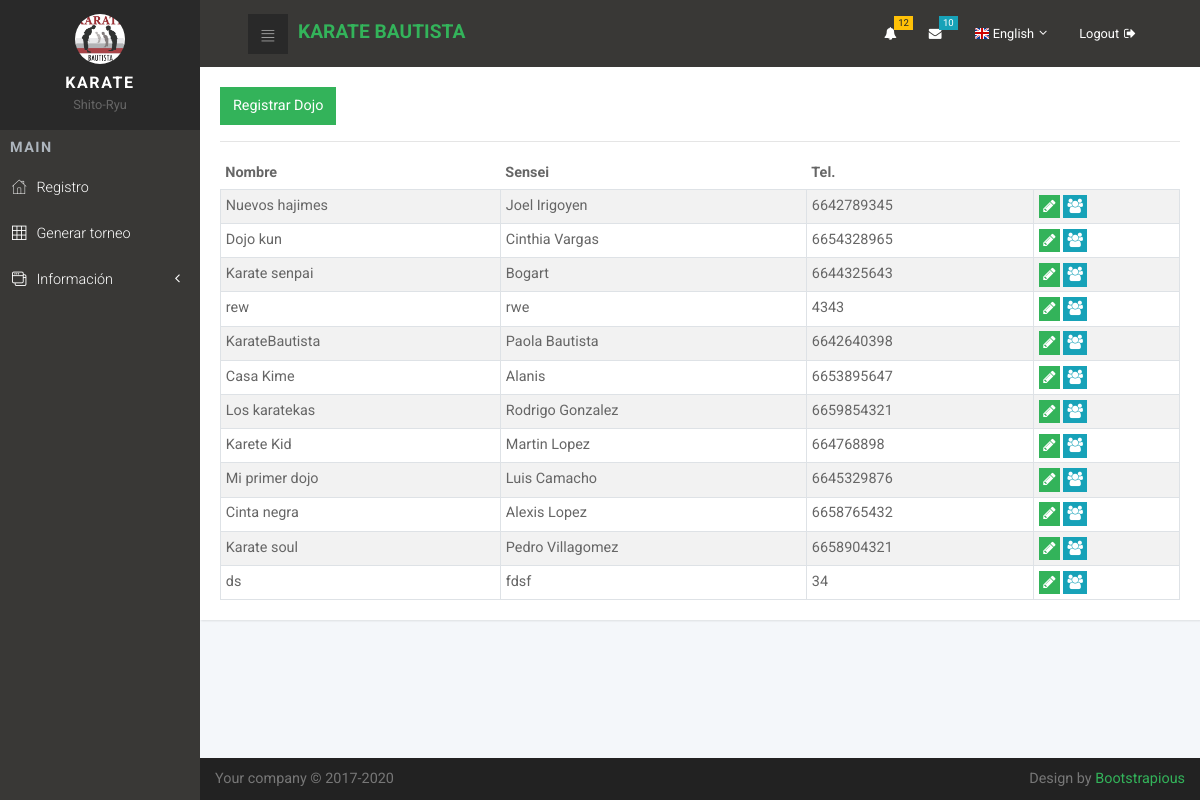
/dojo/, run on an earlier commit of the app's database.
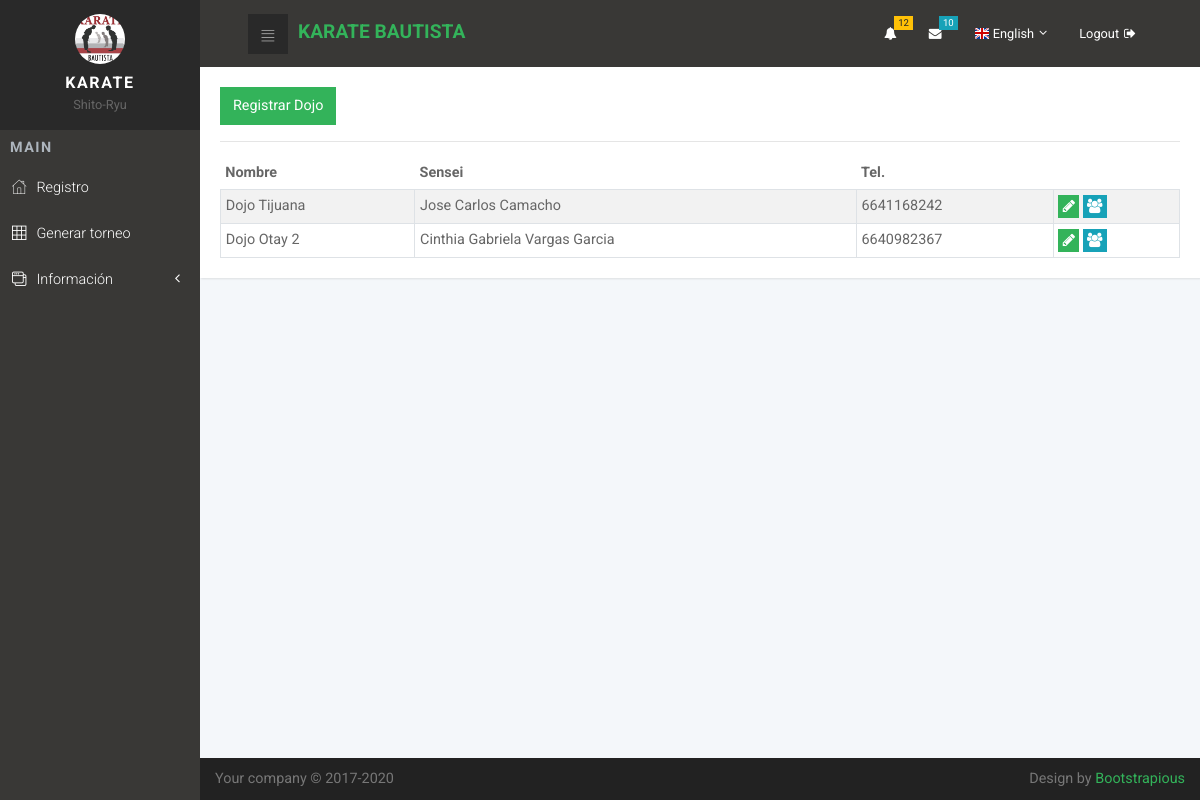
And on a later commit of the database.
### dojo/models.py (models this page shows, shortened)
class DojoModel(models.Model):
    NombreDojo = models.CharField(max_length=50, verbose_name="Nombre")
    NombreSensei= models.CharField(max_length=50, verbose_name="Sensei")
    Tel= models.IntegerField(verbose_name="Tel.")
    create = models.DateTimeField(auto_now_add=True, verbose_name="Creación")
    update = models.DateTimeField(auto_now=True, verbose_name="Actualización")

### dojo/views.py (the view)
# urls.py: path('', Dojo_List.as_view(), name="list"),
class Dojo_List(ListView):
    model = DojoModel

### dojo/templates/dojo/dojomodel_list.html (shortened to what this page needs)
{% extends 'Core/base.html' %}
{% block content %}
<div class="card">
  <div class="card-body">
    <button id="create-dojo" class="btn btn-primary" type="button" name="button">Registrar Dojo</button>
    <hr>
    <div class="table-responsive">
      <table id="table_id" class="table table-striped table-sm table-bordered">
        <thead>
          <tr>
            <th>Nombre</th>
            <th>Sensei</th>
            <th>Tel.</th>
            <th></th>
          </tr>
        </thead>
        <tbody>
          {% for form_m in object_list %}
          <tr>
            <td>{{form_m.NombreDojo}}</td>
            <td>{{form_m.NombreSensei}}</td>
            <td>{{form_m.Tel}}</td>
            <td>
              <button type="button" style="padding: 0rem 0.2rem" class="update-dojo bs-modal btn btn-primary"
                data-form-url="{% url 'dojo:update' form_m.pk %}">
                <span class="fa fa-pencil"></span>
              </button>
              <a type="button" style="padding: 0rem 0.2rem" class=" btn btn-info"
                href="{% url 'participante:dojolist' form_m.pk %}">
                <span class="fa fa-users" aria-hidden="true"></span></a>
            </td>
          </tr>
          {% endfor %}
        </tbody>
    </table>
  </div>
  </div>
</div>
{% endblock %}

What changed in the data, as far as the page shows it:
removed DojoModel: NombreDojo "Nuevos hajimes", NombreSensei "Joel Irigoyen", Tel "6642789345"
removed DojoModel: NombreDojo "Karate senpai", NombreSensei "Bogart", Tel "6644325643"
removed DojoModel: NombreDojo "rew", NombreSensei "rwe", Tel "4343"
removed DojoModel: NombreDojo "KarateBautista", NombreSensei "Paola Bautista", Tel "6642640398"
removed DojoModel: NombreDojo "Casa Kime", NombreSensei "Alanis", Tel "6653895647"
removed DojoModel: NombreDojo "Los karatekas", NombreSensei "Rodrigo Gonzalez", Tel "6659854321"
removed DojoModel: NombreDojo "Karete Kid", NombreSensei "Martin Lopez", Tel "664768898"
removed DojoModel: NombreDojo "Mi primer dojo", NombreSensei "Luis Camacho", Tel "6645329876"
removed DojoModel: NombreDojo "Cinta negra", NombreSensei "Alexis Lopez", Tel "6658765432"
removed DojoModel: NombreDojo "Karate soul", NombreSensei "Pedro Villagomez", Tel "6658904321"
removed DojoModel: NombreDojo "ds", NombreSensei "fdsf", Tel "34"
added DojoModel: NombreDojo "Dojo Tijuana", NombreSensei "Jose Carlos Camacho", Tel "6641168242"
changed DojoModel: NombreDojo "Dojo kun" → "Dojo Otay 2"; NombreSensei "Cinthia Vargas" → "Cinthia Gabriela Vargas Garcia"; Tel "6654328965" → "6640982367"
